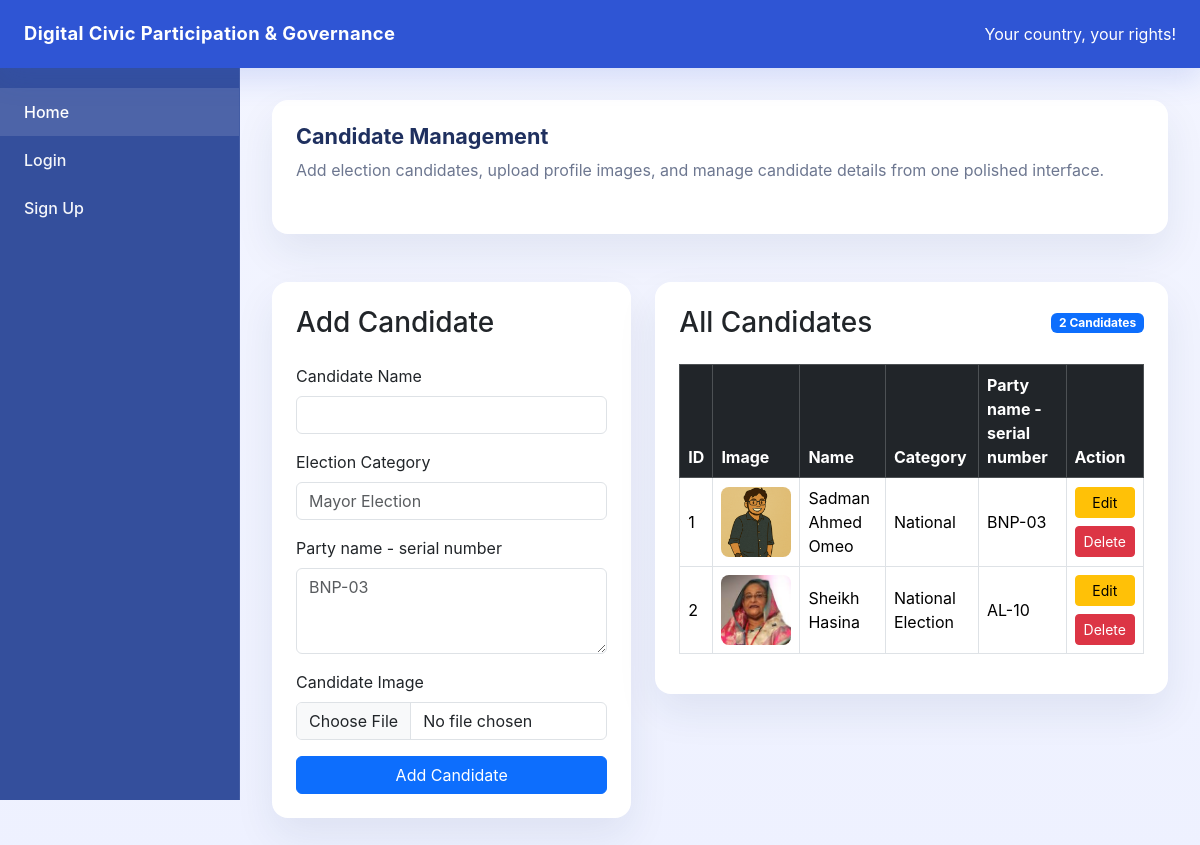
The page /candidates on the database as committed earlier.
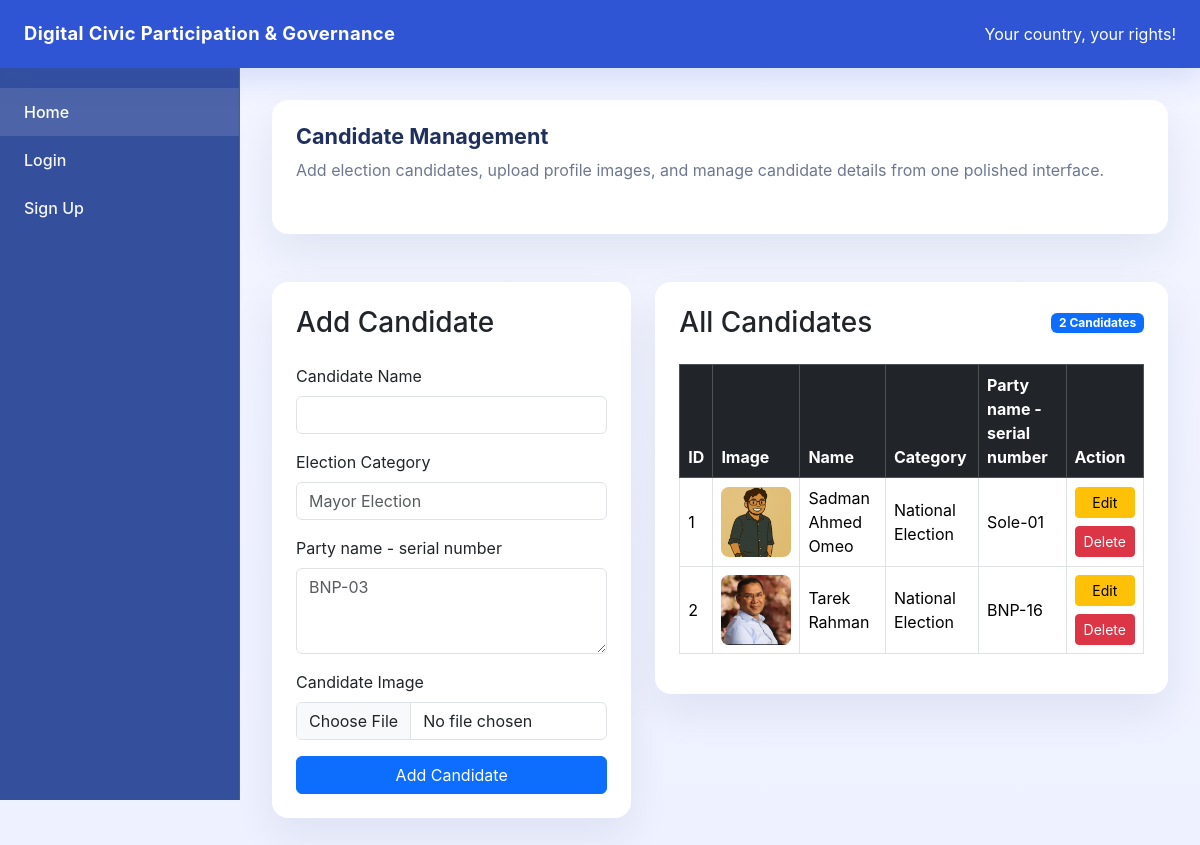
The same page on the database as committed later.
### models/candidate.py (models this page shows)
class Candidate(db.Model):
    __tablename__ = "candidate"
    id = db.Column(db.Integer, primary_key=True)
    name = db.Column(db.String(100), nullable=False)
    category = db.Column(db.String(100), nullable=False)
    description = db.Column(db.String(500), nullable=True)
    image = db.Column(db.String(200), nullable=True)

### routes/candidate_routes.py (the view)
@c_bp.route("")
def candidates_page():
    candidates = Candidate.query.all()
    return render_template("candidates.html", candidates=candidates)

### app.py (called while the page is built, shortened)
@app.context_processor
def inject_notification_count():
    unread_notification_count = 0
    current_user = None  # added
    voter_id = session.get("user_id")
    return dict(unread_notification_count=unread_notification_count, current_user=current_user)

### templates/candidates.html
{% extends "base.html" %}
{% block content %}
<div class="row g-4">
    <div class="col-12">
        <div class="card card-smooth p-4 mb-4">
            <div class="d-flex flex-column flex-md-row justify-content-between align-items-start gap-3">
                <div>
                    <h1 class="section-title mb-2">Candidate Management</h1>
                    <p class="page-intro">Add election candidates, upload profile images, and manage candidate details from one polished interface.</p>
                </div>
            </div>
        </div>
    </div>
    <div class="col-lg-5">
        <div class="card card-smooth">
            <div class="card-body p-4">
                <h3 class="mb-4">Add Candidate</h3>
                <form action="{{ url_for('c_bp.add_candidate') }}" method="POST" enctype="multipart/form-data">
                    <div class="mb-3">
                        <label class="form-label">Candidate Name</label>
                        <input type="text" name="name" class="form-control" required>
                    </div>
                    <div class="mb-3">
                        <label class="form-label">Election Category</label>
                        <input type="text" name="category" class="form-control" placeholder="Mayor Election" required>
                    </div>
                    <div class="mb-3">
                        <label class="form-label">Party name - serial number</label>
                        <textarea name="description" class="form-control" rows="3" placeholder="BNP-03"></textarea>
                    </div>
                    <div class="mb-3">
                        <label class="form-label">Candidate Image</label>
                        <input type="file" name="image" class="form-control">
                    </div>
                    <button type="submit" class="btn btn-primary w-100">Add Candidate</button>
                </form>
            </div>
        </div>
    </div>
    <div class="col-lg-7">
        <div class="card card-smooth">
            <div class="card-body p-4">
                <div class="d-flex justify-content-between align-items-center mb-4">
                    <h3 class="mb-0">All Candidates</h3>
                    <span class="badge bg-primary">{{ candidates|length }} Candidates</span>
                </div>
                {% if candidates %}
                    <div class="table-responsive">
                        <table class="table table-bordered table-hover align-middle">
                            <thead class="table-dark">
                                <tr>
                                    <th>ID</th>
                                    <th>Image</th>
                                    <th>Name</th>
                                    <th>Category</th>
                                    <th>Party name - serial number</th>
                                    <th>Action</th>
                                </tr>
                            </thead>
                            <tbody>
                                {% for c in candidates %}
                                    <tr>
                                        <td>{{ c.id }}</td>
                                        <td>
                                            {% if c.image %}
                                                <img src="{{ url_for('static', filename='uploads/' + c.image) }}" width="70" height="70" style="object-fit: cover; border-radius: 8px;">
                                            {% else %}
                                                <span class="text-muted">No Image</span>
                                            {% endif %}
                                        </td>
                                        <td>{{ c.name }}</td>
                                        <td>{{ c.category }}</td>
                                        <td>{{ c.description }}</td>
                                        <td>
                                            <div class="d-grid gap-2">
                                                <a href="{{ url_for('c_bp.edit_candidate_page', candidate_id=c.id) }}" class="btn btn-warning btn-sm">Edit</a>
                                                <form action="{{ url_for('c_bp.delete_candidate', candidate_id=c.id) }}" method="POST" onsubmit="return confirm('Are you sure you want to delete this candidate?');">
                                                    <button type="submit" class="btn btn-danger btn-sm">Delete</button>
                                                </form>
                                            </div>
                                        </td>
                                    </tr>
                                {% endfor %}
                            </tbody>
                        </table>
                    </div>
                {% else %}
                    <div class="alert alert-secondary mb-0">No candidates added yet.</div>
                {% endif %}
            </div>
        </div>
    </div>
</div>
{% endblock %}

### templates/base.html (shortened to what this page needs)
<!DOCTYPE html>
<html lang="en">
<head>
    <link href="https://cdn.jsdelivr.net/npm/bootstrap@5.3.3/dist/css/bootstrap.min.css" rel="stylesheet">
</head>
<body>
    <div class="topbar">
        <span class="brand">Digital Civic Participation & Governance</span>
        <div class="d-none d-lg-flex gap-3 align-items-center text-white-75">
            {% if current_user %}
                <span>
                    {{ current_user.Name }} |
                    {% if current_user.role == "admin" %}
                        Admin
                    {% else %}
                        Citizen
                    {% endif %}
                </span>
            {% else %}
                <span>Your country, your rights!</span>
            {% endif %}
        </div>
    </div>
    <div class="sidebar">
        {% if current_user %}
            <a class="active" href="{{ url_for('dashboard') }}">Dashboard</a>
            {% if current_user.role == "admin" %}
                <a href="{{ url_for('e_bp.election_creation_page') }}">Election Creation</a>
                <a href="{{ url_for('c_bp.candidates_page') }}">Candidates</a>
                <a href="{{ url_for('complaint_bp.complaints_page') }}">Complaints</a>
                <a href="{{ url_for('result_bp.results_page') }}">Results</a>
                <a href="{{ url_for('result_bp.live_results_page') }}">Live Results</a>
                <a href="{{ url_for('audit.audit_logs') }}">Audit Logs</a>
                <a href="{{ url_for('admin.getVoters') }}">Manage Users</a>
                <a href="{{ url_for('chat.chatbot_page') }}">Chatbot</a>
            {% else %}
                <a href="{{ url_for('s_bp.service_requests_page') }}">Service Requests</a>
                <a href="{{ url_for('complaint_bp.complaints_page') }}">Complaints</a>
                <a href="{{ url_for('vote_flow.election_select') }}">Vote Casting</a>
                <a href="{{ url_for('notification_bp.notifications_page') }}">
                    Notifications
                    {% if unread_notification_count > 0 %}
                        <span class="badge bg-warning text-dark ms-2">{{ unread_notification_count }}</span>
                    {% endif %}
                </a>
                <a href="{{ url_for('chat.chatbot_page') }}">Chatbot</a>
            {% endif %}
            <a href="{{ url_for('auth.logout') }}">Logout</a>
        {% else %}
            <a class="active" href="{{ url_for('home') }}">Home</a>
            <a href="{{ url_for('auth.login') }}">Login</a>
            <a href="{{ url_for('auth.signup') }}">Sign Up</a>
        {% endif %}
    </div>
    <main class="content">
        {% block content %}{% endblock %}
    </main>
</body>
</html>

### templates/base.html (style rules this page uses)
:root { --brand: #2f55d4; --brand-soft: #edf0ff; --surface: #ffffff; --surface-soft: #f4f6ff; --text: #1f305f; --muted: #6d7790; }
body { margin: 0; min-height: 100vh; background: linear-gradient(180deg, #f3f5ff 0%, #eef1ff 100%); font-family: Inter, system-ui, -apple-system, BlinkMacSystemFont, "Segoe UI", sans-serif; color: var(--text); }
.topbar { position: fixed; top: 0; left: 0; right: 0; height: 68px; background: var(--brand); color: #fff; display: flex; align-items: center; justify-content: space-between; padding: 0 24px; z-index: 1000; box-shadow: 0 10px 30px rgba(47, 85, 212, 0.16); }
.topbar .brand { font-size: 1.15rem; font-weight: 700; letter-spacing: 0.02em; }
.sidebar { position: fixed; top: 68px; left: 0; width: 240px; height: calc(100vh - 68px); background: #344f9c; padding: 20px 0; overflow-y: auto; border-right: 1px solid rgba(255, 255, 255, 0.08); }
.sidebar a { display: block; padding: 12px 24px; color: rgba(255, 255, 255, 0.95); text-decoration: none; font-weight: 500; transition: background 0.2s ease, color 0.2s ease; }
.sidebar a:hover, .sidebar a.active { background: rgba(255, 255, 255, 0.12); color: #fff; }
.content { margin-left: 240px; margin-top: 68px; padding: 32px; min-height: calc(100vh - 68px); }
.card-smooth { border: 0; border-radius: 1rem; background: var(--surface); box-shadow: 0 18px 40px rgba(23, 45, 92, 0.08); }
.section-title { font-size: 1.35rem; font-weight: 700; margin-bottom: 1.25rem; color: var(--text); }
.page-intro { color: var(--muted); margin-bottom: 1.75rem; }

Rows that differ between the two databases and show on the page:
changed Candidate "Sadman Ahmed Omeo": category "National" → "National Election"; description "BNP-03" → "Sole-01"
changed Candidate id 2: image: a different picture; name "Sheikh Hasina" → "Tarek Rahman"; description "AL-10" → "BNP-16"
